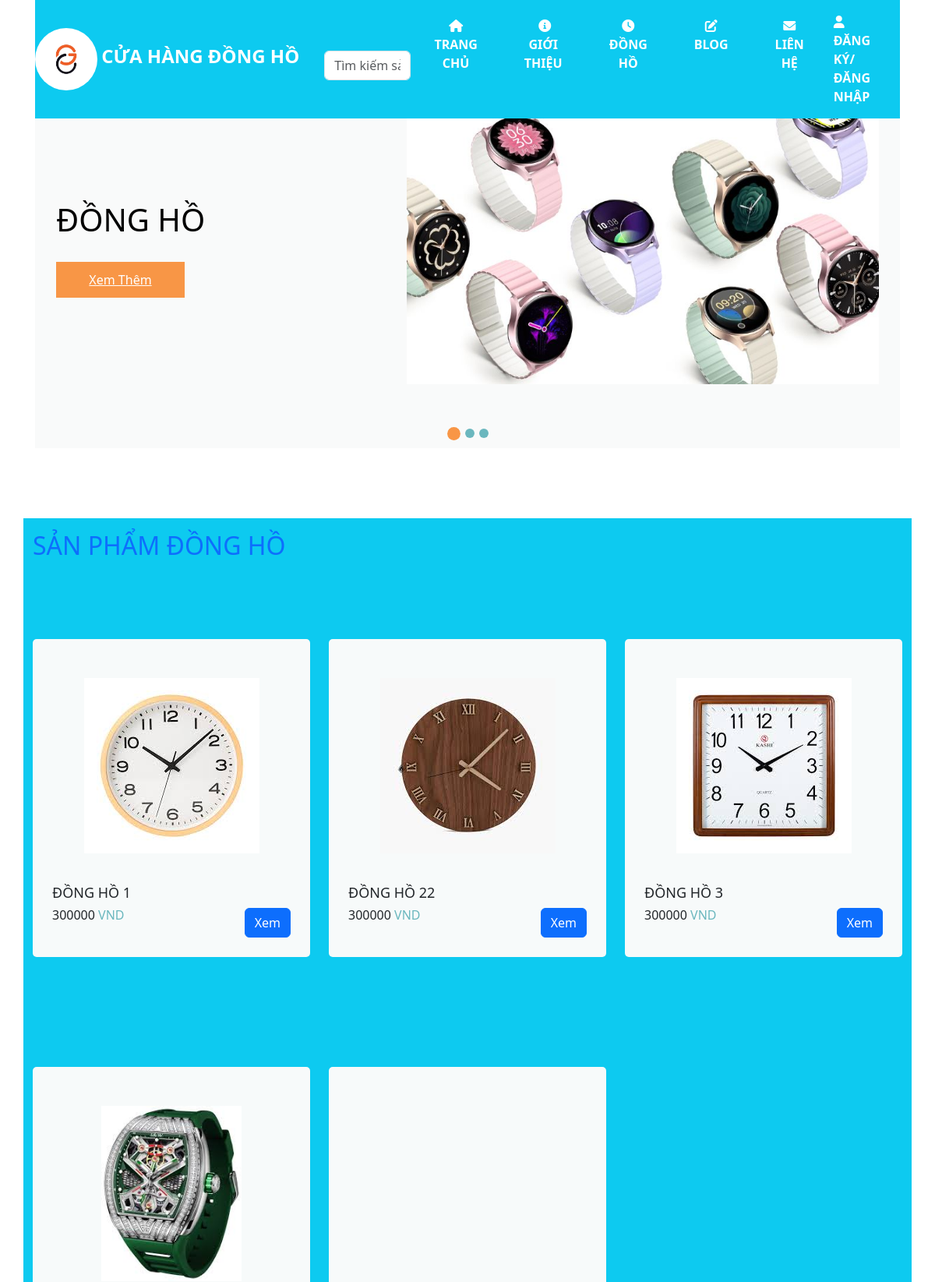
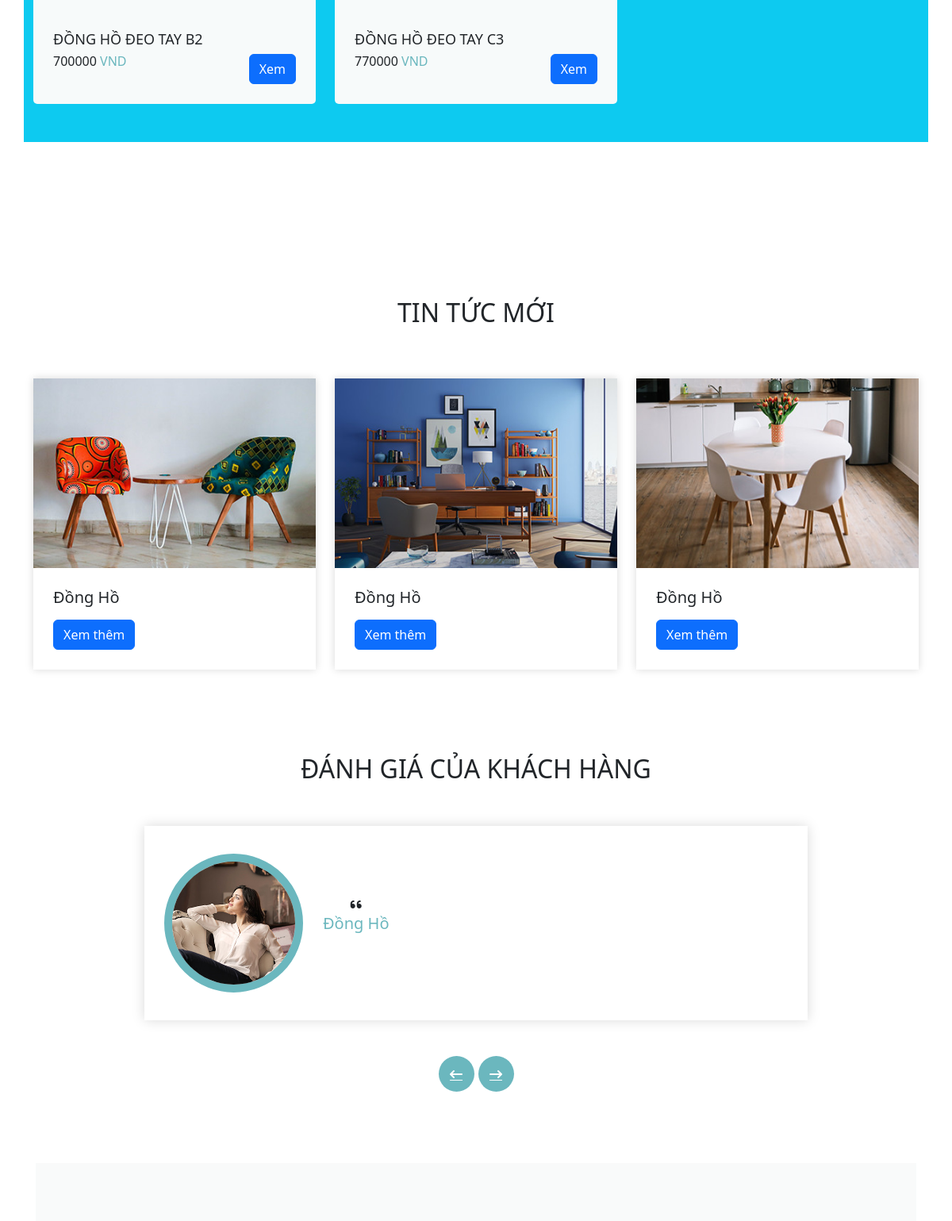
The page /index.php (upper part) on the database its author committed (2 pictures, top to bottom).
### tables this page shows
CREATE TABLE `sanpham` (
  `masp` varchar(10) NOT NULL,
  `tensp` varchar(50) NOT NULL,
  `hinh` text DEFAULT NULL,
  `gia` int(10) NOT NULL DEFAULT 0,
  `mota` text NOT NULL,
  `gia_km` int(10) NOT NULL DEFAULT 0,
  `soluong` int(11) NOT NULL
);

### views/sanphamview.php (the view, shortened to what this page needs)
<section class="furniture_section layout_padding">
    <div class="container bg-info detail-box">
        <div class="heading_container">
            <h2 class="text-center fs-2 my-3 mb-2 text-primary">
                Sản Phẩm Đồng Hồ
            </h2>
        </div>
        <div class="row">
            <?php
            include "ketnoi\ketnoi.php";
            $sql = "select * from sanpham";
            $kq = mysqli_query($kn, $sql);
            $i = 0;
            while ($row = mysqli_fetch_array($kq)) {
                if ($i % 2 == 0) {
                    echo ("<div class=' my-5 col-md-6 col-lg-4'>
                        <form action='sanphamchitiet.php' method='post'>
                        <div class='box'>
                        <div class='img-box'>
                        <img src='" . $row["hinh"] . "' alt=''>
                        </div><div class='detail-box'>
                        <h5>
                            " . $row["tensp"] . "
                        </h5>
                        <input type='hidden' name='sanphamId' value='".$row["masp"]."'>
                        <div class='price_box'>
                            <h6 class='price_heading'>
                                " . $row["gia"] . "<span> VND</span>
                            </h6>
                            <button type='submit' name='sbmxem' class='btn btn-primary text-white'>Xem</button>
                        </div>
                        </div>
                        </div>
                        </form>
                        </div>");
                }
            }
            ?>
        </div>
    </div>
</section>

### views/header.php (shortened to what this page needs)
<!DOCTYPE html>
<html>
<head>
    <link rel="stylesheet" type="text/css" href="css/bootstrap.css" />
    <link href="css/font-awesome.min.css" rel="stylesheet" />
    <link href="css/style.css" rel="stylesheet" />
    <link href="css/responsive.css" rel="stylesheet" />
    <link href="https://cdnjs.cloudflare.com/ajax/libs/font-awesome/6.0.0-beta3/css/all.min.css" rel="stylesheet">
</head>
<body>
    <header class="header_section long_section px-0">
        <nav class="bg-info navbar navbar-expand-lg custom_nav-container">
            <a class="navbar-brand d-flex align-items-center" href="index.php">
                <div class="me-3 my-3 mb-3">
                    <img src="images/logo.jpg" alt="Logo" class="rounded-circle" style="width: 80px; height: 80px;">
                    <span class="text-white">Cửa Hàng Đồng Hồ</span>
                </div>
            </a>
            <div class="collapse navbar-collapse" id="navbarSupportedContent">
                <link href="https://cdn.jsdelivr.net/npm/bootstrap@5.3.0/dist/css/bootstrap.min.css" rel="stylesheet">
                <div class="boxfooter searbox mt-3">
                    <form action="sanphamtimkiem.php" method="post" class="input-group">
                        <input type="text" class="form-control" name="kyw" placeholder="Tìm kiếm sản phẩm...">
                    </form>
                </div>
                <div class="d-flex mx-auto flex-column flex-lg-row align-items-center">
                    <ul class="navbar-nav">
                        <li class="nav-item active">
                            <a class="text-white nav-link fw-bold " href="index.php">
                                <i class="fa fa-home"></i> Trang Chủ <span class="sr-only"></span>
                            </a>
                        </li>
                        <li class="nav-item">
                            <a class="text-white nav-link" href="about.php">
                                <span class="ms-1 fw-bold"> <i class="fa fa-info-circle"></i> Giới
                                    Thiệu</span>
                            </a>
                        </li>
                        <li class="nav-item">
                            <a class="text-white nav-link fw-bold" href="dongho.php">
                                <i class="fa fa-clock"></i> Đồng Hồ
                            </a>
                        </li>
                        <li class="nav-item">
                            <a class="text-white nav-link fw-bold" href="blog.php">
                                <i class="fa fa-edit"></i> Blog
                            </a>
                        </li>
                        <li class="nav-item">
                            <a class="text-white nav-link fw-bold" href="contact.php">
                                <i class="fa fa-envelope"></i> Liên Hệ
                            </a>
                        </li>
                        <?php
                            if (isset($_SESSION["user"])) {
                                echo ("<div class='quote_btn-container'>");
                                echo ("<a href='giohang.php' class='text-white nav-link fw-bold'>Giỏ hàng</a>") . "<br>";
                                echo ("<a href='danhsachhoadon.php' class='text-white nav-link fw-bold'>Hoá đơn</a>") . "<br>";
                                echo ("<a href='thongtintaikhoan.php' class='text-white nav-link fw-bold'><i class='fa fa-user-circle'></i>Thông tin tài khoản</a>") . "<br>";
                                echo ("<a href='taikhoan/dangxuat.php' class='text-white nav-link fw-bold'><i class='fas fa-sign-out-alt'></i> Đăng xuất </a>");
                                echo ("</div>");
                            } else {
                            ?>
                        <div class="quote_btn-container">
                            <a href="login.php" class=" nav-link text-decoration-none fw-bold text-white">
                                <i class="fa fa-user" aria-hidden="true"></i>
                                <span>Đăng Ký/Đăng Nhập</span>
                            </a>
                        </div>
                        <?php
                            }
                            ?>
                    </ul>
                </div>
            </div>
        </nav>
    </header>
    <?php
    $currentURL = "$_SERVER[REQUEST_URI]";
    if ($currentURL == "/webbandongho/index.php") {
        include "views/slider.php";
    }
    ?>

### views/slider.php (shortened to what this page needs)
<section class="slider_section long_section">
      <div id="customCarousel" class="carousel slide" data-ride="carousel">
        <div class="carousel-inner">
          <div class="carousel-item active">
            <div class="container ">
              <div class="row">
                <div class="col-md-5">
                  <div class="detail-box">
                    <h1>
                      Đồng Hồ
                    </h1>
                    <div class="btn-box">
                      <a href="" class="btn1">
                        Xem Thêm
                      </a>
                    </div>
                  </div>
                </div>
                <div class="col-md-7">
                  <div class="img-box">
                    <img src="images\dh10.jpg" alt="">
                  </div>
                </div>
              </div>
            </div>
          </div>
        </div>
        <ol class="carousel-indicators">
          <li data-target="#customCarousel" data-slide-to="0" class="active"></li>
          <li data-target="#customCarousel" data-slide-to="1"></li>
          <li data-target="#customCarousel" data-slide-to="2"></li>
        </ol>
      </div>
</section>

### index.php (shortened to what this page needs)
<?php include "views\header.php" ?>
<?php include "views\sanphamview.php" ?>
<section class="blog_section layout_padding">
    <div class="container">
        <div class="heading_container">
            <h2 class="text-center fs-2 my-3 mb-2 text-dark">
                Tin Tức Mới
            </h2>
        </div>
        <div class="row">
            <div class="col-md-6 col-lg-4 mx-auto">
                <div class="box">
                    <div class="img-box">
                        <img src="images/b1.jpg" alt="">
                    </div>
                    <div class="detail-box">
                        <h5>
                            Đồng Hồ
                        </h5>
                        <button type='submit' name='sbmxem' class='btn btn-primary text-white'>Xem thêm</button>
                    </div>
                </div>
            </div>
            <div class="col-md-6 col-lg-4 mx-auto">
                <div class="box">
                    <div class="img-box">
                        <img src="images/b2.jpg" alt="">
                    </div>
                    <div class="detail-box">
                        <h5>
                            Đồng Hồ
                        </h5>
                        <button type='submit' name='sbmxem' class='btn btn-primary text-white'>Xem thêm</button>
                    </div>
                </div>
            </div>
            <div class="col-md-6 col-lg-4 mx-auto">
                <div class="box">
                    <div class="img-box">
                        <img src="images/b3.jpg" alt="">
                    </div>
                    <div class="detail-box">
                        <h5>
                            Đồng Hồ
                        </h5>
                        <button type='submit' name='sbmxem' class='btn btn-primary text-white'>Xem thêm</button>
                    </div>
                </div>
            </div>
        </div>
    </div>
</section>
<section class="client_section layout_padding-bottom">
    <div class="container">
        <div class="heading_container">
            <h2 class="text-center fs-2 my-3 mb-2 text-dark">
                Đánh Giá Của Khách Hàng
            </h2>
        </div>
        <div id="carouselExample2Controls" class="carousel slide" data-ride="carousel">
            <div class="carousel-inner">
                <div class="carousel-item active">
                    <div class="row">
                        <div class="col-md-11 col-lg-10 mx-auto">
                            <div class="box">
                                <div class="img-box">
                                    <img src="images/client.jpg" alt="" />
                                </div>
                                <div class="detail-box">
                                    <div class="name">
                                        <i class="fa fa-quote-left" aria-hidden="true"></i>
                                        <h6>
                                            Đồng Hồ
                                        </h6>
                                    </div>
                                </div>
                            </div>
                        </div>
                    </div>
                </div>
            </div>
            <div class="carousel_btn-container">
                <a class="carousel-control-prev" href="#carouselExample2Controls" role="button" data-slide="prev">
                    <i class="fa fa-long-arrow-left" aria-hidden="true"></i>
                </a>
                <a class="carousel-control-next" href="#carouselExample2Controls" role="button" data-slide="next">
                    <i class="fa fa-long-arrow-right" aria-hidden="true"></i>
                </a>
            </div>
        </div>
    </div>
</section>
<section class="contact_section  long_section">
</section>
<?php include "views/footer.php" ?>

### views/footer.php (shortened to what this page needs)
</body>
</html>

### css/responsive.css (style rules this page uses)
@media (min-width: 1200px) { .container { max-width: 1170px; } }

### rows shown on the page
sanpham: hinh (picture), tensp "ĐỒNG HỒ 1", gia "300000"
sanpham: hinh (picture), tensp "ĐỒNG HỒ 22", gia "300000"
sanpham: hinh (picture), tensp "ĐỒNG HỒ 3", gia "300000"
sanpham: hinh (picture), tensp "ĐỒNG HỒ ĐEO TAY B2", gia "700000"
sanpham: tensp "ĐỒNG HỒ ĐEO TAY C3", gia "770000"
